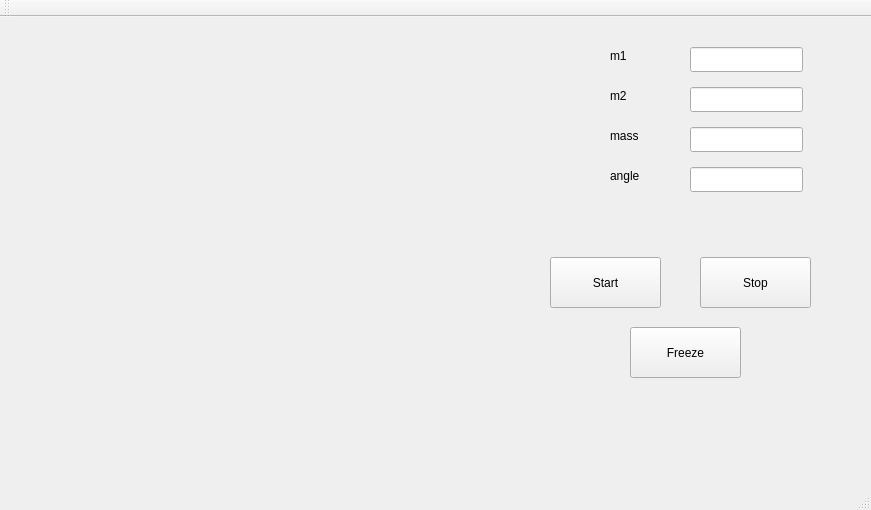
<?xml version="1.0" encoding="UTF-8"?>
<ui version="4.0">
 <class>MainWindow</class>
 <widget class="QMainWindow" name="MainWindow">
  <property name="geometry">
   <rect>
    <x>0</x>
    <y>0</y>
    <width>871</width>
    <height>510</height>
   </rect>
  </property>
  <property name="windowTitle">
   <string>MainWindow</string>
  </property>
  <widget class="QWidget" name="centralWidget">
   <widget class="QPushButton" name="btn_start">
    <property name="geometry">
     <rect>
      <x>550</x>
      <y>240</y>
      <width>111</width>
      <height>51</height>
     </rect>
    </property>
    <property name="text">
     <string>Start</string>
    </property>
   </widget>
   <widget class="QPushButton" name="btn_stop">
    <property name="geometry">
     <rect>
      <x>700</x>
      <y>240</y>
      <width>111</width>
      <height>51</height>
     </rect>
    </property>
    <property name="text">
     <string>Stop</string>
    </property>
   </widget>
   <widget class="QLineEdit" name="libeEdit_m1">
    <property name="geometry">
     <rect>
      <x>690</x>
      <y>30</y>
      <width>113</width>
      <height>25</height>
     </rect>
    </property>
   </widget>
   <widget class="QLineEdit" name="lineEdit_m2">
    <property name="geometry">
     <rect>
      <x>690</x>
      <y>70</y>
      <width>113</width>
      <height>25</height>
     </rect>
    </property>
   </widget>
   <widget class="QLineEdit" name="lineEdit_mass">
    <property name="geometry">
     <rect>
      <x>690</x>
      <y>110</y>
      <width>113</width>
      <height>25</height>
     </rect>
    </property>
   </widget>
   <widget class="QLineEdit" name="lineEdit_angle">
    <property name="geometry">
     <rect>
      <x>690</x>
      <y>150</y>
      <width>113</width>
      <height>25</height>
     </rect>
    </property>
   </widget>
   <widget class="QLabel" name="lbl_m1">
    <property name="geometry">
     <rect>
      <x>610</x>
      <y>30</y>
      <width>67</width>
      <height>17</height>
     </rect>
    </property>
    <property name="text">
     <string>m1</string>
    </property>
   </widget>
   <widget class="QLabel" name="lbl_m2">
    <property name="geometry">
     <rect>
      <x>610</x>
      <y>70</y>
      <width>67</width>
      <height>17</height>
     </rect>
    </property>
    <property name="text">
     <string>m2</string>
    </property>
   </widget>
   <widget class="QLabel" name="lbl_mass">
    <property name="geometry">
     <rect>
      <x>610</x>
      <y>110</y>
      <width>67</width>
      <height>17</height>
     </rect>
    </property>
    <property name="text">
     <string>mass</string>
    </property>
   </widget>
   <widget class="QLabel" name="lbl_angle">
    <property name="geometry">
     <rect>
      <x>610</x>
      <y>150</y>
      <width>67</width>
      <height>17</height>
     </rect>
    </property>
    <property name="text">
     <string>angle</string>
    </property>
   </widget>
   <widget class="QPushButton" name="btn_freeze">
    <property name="geometry">
     <rect>
      <x>630</x>
      <y>310</y>
      <width>111</width>
      <height>51</height>
     </rect>
    </property>
    <property name="text">
     <string>Freeze</string>
    </property>
   </widget>
   <widget class="QWidget" name="verticalLayoutWidget">
    <property name="geometry">
     <rect>
      <x>30</x>
      <y>30</y>
      <width>491</width>
      <height>391</height>
     </rect>
    </property>
    <layout class="QVBoxLayout" name="graphic_layout"/>
   </widget>
  </widget>
  <widget class="QMenuBar" name="menuBar">
   <property name="geometry">
    <rect>
     <x>0</x>
     <y>0</y>
     <width>871</width>
     <height>22</height>
    </rect>
   </property>
  </widget>
  <widget class="QToolBar" name="mainToolBar">
   <attribute name="toolBarArea">
    <enum>TopToolBarArea</enum>
   </attribute>
   <attribute name="toolBarBreak">
    <bool>false</bool>
   </attribute>
  </widget>
  <widget class="QStatusBar" name="statusBar"/>
 </widget>
 <layoutdefault spacing="6" margin="11"/>
 <resources/>
 <connections/>
</ui>
